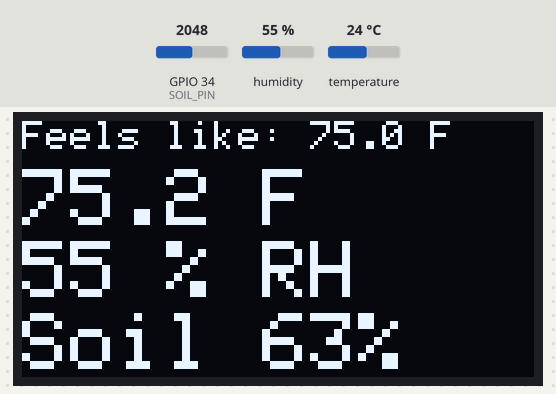
The sketch below on a simulated ESP32. Shown: 128×64 one-colour display. Inputs (shaded band) come from the test bench; at power-on: humidity 55 %, GPIO 34 (SOIL_PIN) = 2048, temperature 24 °C (analog values on the 0–4095 scale). Nothing arrives over Bluetooth unless stated; a phone connects over Bluetooth LE 3 s after start; what the sketch prints to the serial monitor is not drawn.

Above: at 3.7 s.
3.8 s: humidity set to 22 %
At 6.8 s:
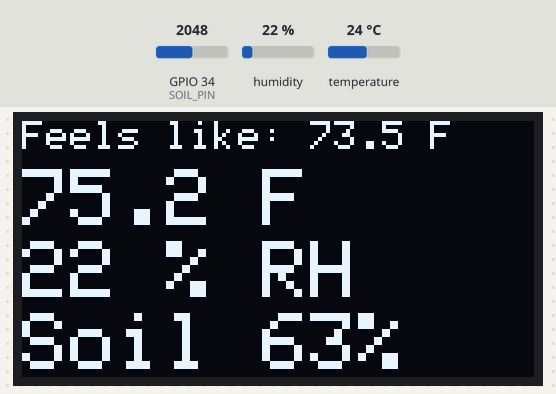
7.6 s: GPIO 34 (SOIL_PIN) set to 2866
At 10.3 s:
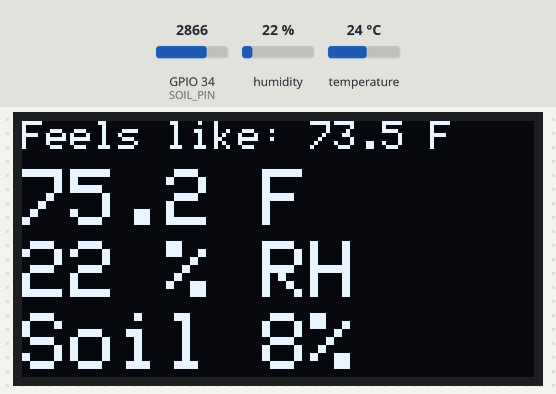
10.6 s: temperature set to 12 °C
At 12.6 s:
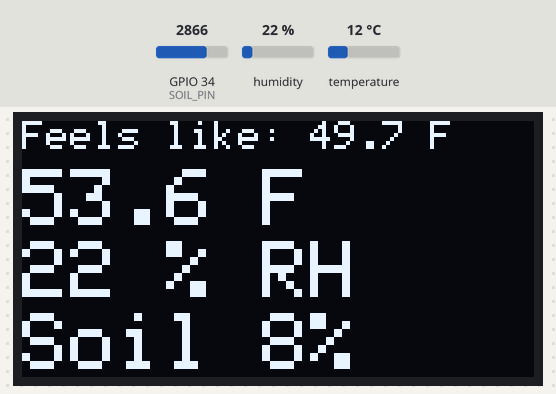
13.6 s: GPIO 34 (SOIL_PIN) set to 3603
At 16.0 s:
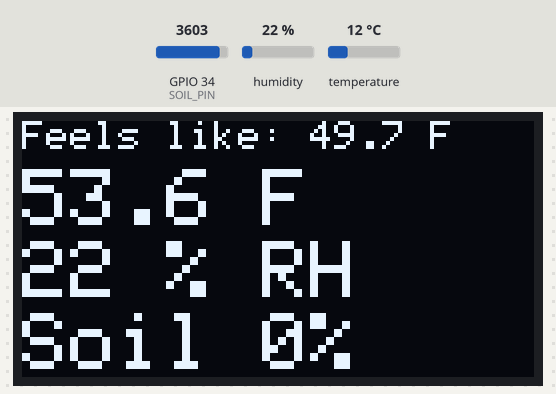
16.6 s: humidity set to 40 %
At 19.3 s:
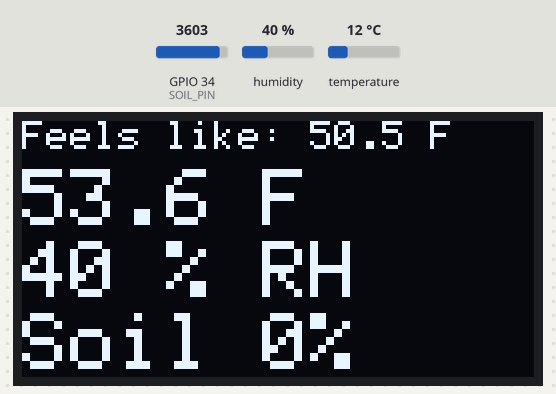
19.6 s: GPIO 34 (SOIL_PIN) set to 2047
At 21.8 s:
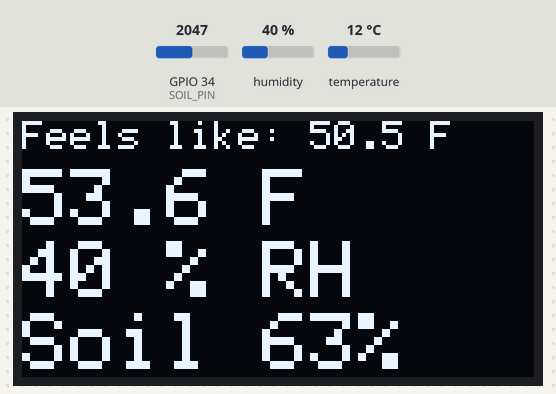
Timing chart, 0 to 23.3 s (numbered marks = the images above; inputs shaded):
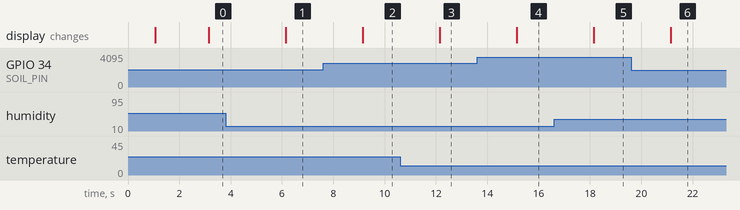

Measured:
- after the input at 3.8 s, the display: changes after 2.4 s (image 1)
- after the input at 7.6 s, the display: changes after 1.6 s (image 2)
- after the input at 10.6 s, the display: changes after 1.6 s (image 3)
- after the input at 13.6 s, the display: changes after 1.6 s (image 4)
- after the input at 16.6 s, the display: changes after 1.6 s (image 5)
- after the input at 19.6 s, the display: changes after 1.6 s (image 6)

The sketch:

MVP02.ino
```cpp
#include <DHT.h>
#include <Wire.h>
#include <Adafruit_GFX.h>
#include <Adafruit_SSD1306.h>
#include <BLEDevice.h>
#include <BLEServer.h>
#include <BLEUtils.h>
#include <BLE2902.h>

// ---------- BLE settings ----------
#define SERVICE_UUID "4fafc201-1fb5-459e-8fcc-c5c9c331914b"
#define CHAR_UUID "beb5483e-36e1-4688-b7f5-ea07361b26a8"
BLECharacteristic *pChar;
bool deviceConnected = false;

class ServerCB : public BLEServerCallbacks
{
    void onConnect(BLEServer *) { deviceConnected = true; }
    void onDisconnect(BLEServer *s)
    {
        deviceConnected = false;
        s->startAdvertising(); // lets the phone reconnect
    }
};

// ---------- DHT settings ----------
#define DHT_PIN 4
#define DHT_TYPE DHT11

// ---------- Soil moisture settings ----------
#define SOIL_PIN 34
const int SOIL_DRY_RAW = 3000;
const int SOIL_WET_RAW = 1500;
const int SOIL_SAMPLES = 10;

// ---------- OLED settings ----------
#define SCREEN_WIDTH 128
#define SCREEN_HEIGHT 64
#define OLED_RESET -1
#define OLED_ADDRESS 0x3C

const unsigned long READ_INTERVAL_MS = 3000;

DHT dht(DHT_PIN, DHT_TYPE);
Adafruit_SSD1306 display(SCREEN_WIDTH, SCREEN_HEIGHT, &Wire, OLED_RESET);
unsigned long lastRead = 0;

int readSoilRaw()
{
    long total = 0;
    for (int i = 0; i < SOIL_SAMPLES; i++)
    {
        total += analogRead(SOIL_PIN);
        delay(10);
    }
    return total / SOIL_SAMPLES;
}

int soilRawToPercent(int raw)
{
    int percent = map(raw, SOIL_DRY_RAW, SOIL_WET_RAW, 0, 100);
    return constrain(percent, 0, 100);
}

void setup()
{
    Serial.begin(115200);
    delay(1000);
    dht.begin();
    analogReadResolution(12);
    Wire.begin(21, 22);

    if (!display.begin(SSD1306_SWITCHCAPVCC, OLED_ADDRESS))
    {
        Serial.println("OLED not found - check wiring and I2C address.");
        while (true)
        {
            delay(100);
        }
    }
    display.clearDisplay();
    display.setTextColor(SSD1306_WHITE);
    display.setTextSize(1);
    display.setCursor(0, 0);
    display.println("Sensors starting...");
    display.display();

    // ---------- Start BLE ----------
    BLEDevice::init("ESP32-Weather");
    BLEServer *server = BLEDevice::createServer();
    server->setCallbacks(new ServerCB());
    BLEService *svc = server->createService(SERVICE_UUID);
    pChar = svc->createCharacteristic(
        CHAR_UUID, BLECharacteristic::PROPERTY_READ | BLECharacteristic::PROPERTY_NOTIFY);
    pChar->addDescriptor(new BLE2902());
    svc->start();
    BLEDevice::getAdvertising()->addServiceUUID(SERVICE_UUID);
    BLEDevice::startAdvertising();

    Serial.println("DHT11 + Soil + OLED + BLE starting...");
}

void loop()
{
    unsigned long now = millis();
    if (now - lastRead < READ_INTERVAL_MS)
        return;
    lastRead = now;

    float humidity = dht.readHumidity();
    float tempC = dht.readTemperature();
    float tempF = dht.readTemperature(true);

    int soilRaw = readSoilRaw();
    int soilPercent = soilRawToPercent(soilRaw);

    bool dhtOk = !(isnan(humidity) || isnan(tempC) || isnan(tempF));
    float heatIndexF = dhtOk ? dht.computeHeatIndex(tempF, humidity) : NAN;

    // ---------- Serial Monitor ----------
    if (dhtOk)
    {
        Serial.printf("Humidity: %.0f %% | Temp: %.1f C / %.1f F | Heat index: %.1f F",
                      humidity, tempC, tempF, heatIndexF);
    }
    else
    {
        Serial.print("DHT11 read failed - check wiring and pin");
    }
    Serial.printf("  |  Soil: %d %% (raw %d)\n", soilPercent, soilRaw);

    // ---------- Send over BLE: "tempC,humidity,heatIndexF,soil%" ----------
    if (deviceConnected && dhtOk)
    {
        char buf[48];
        snprintf(buf, sizeof(buf), "%.1f,%.0f,%.1f,%d", tempC, humidity, heatIndexF, soilPercent);
        pChar->setValue(buf);
        pChar->notify();
    }

    // ---------- OLED ----------
    display.clearDisplay();
    display.setTextSize(1);
    display.setCursor(0, 0);
    if (dhtOk)
    {
        display.print("Feels like: ");
        display.print(heatIndexF, 1);
        display.print(" F");
    }
    else
    {
        display.print("DHT11 read failed!");
    }

    display.setTextSize(2);
    display.setCursor(0, 12);
    if (dhtOk)
        display.print(tempF, 1);
    else
        display.print("--");
    display.print(" F");

    display.setCursor(0, 30);
    if (dhtOk)
        display.print(humidity, 0);
    else
        display.print("--");
    display.print(" % RH");

    display.setCursor(0, 48);
    display.print("Soil ");
    display.print(soilPercent);
    display.print("%");

    display.display();
}
```
